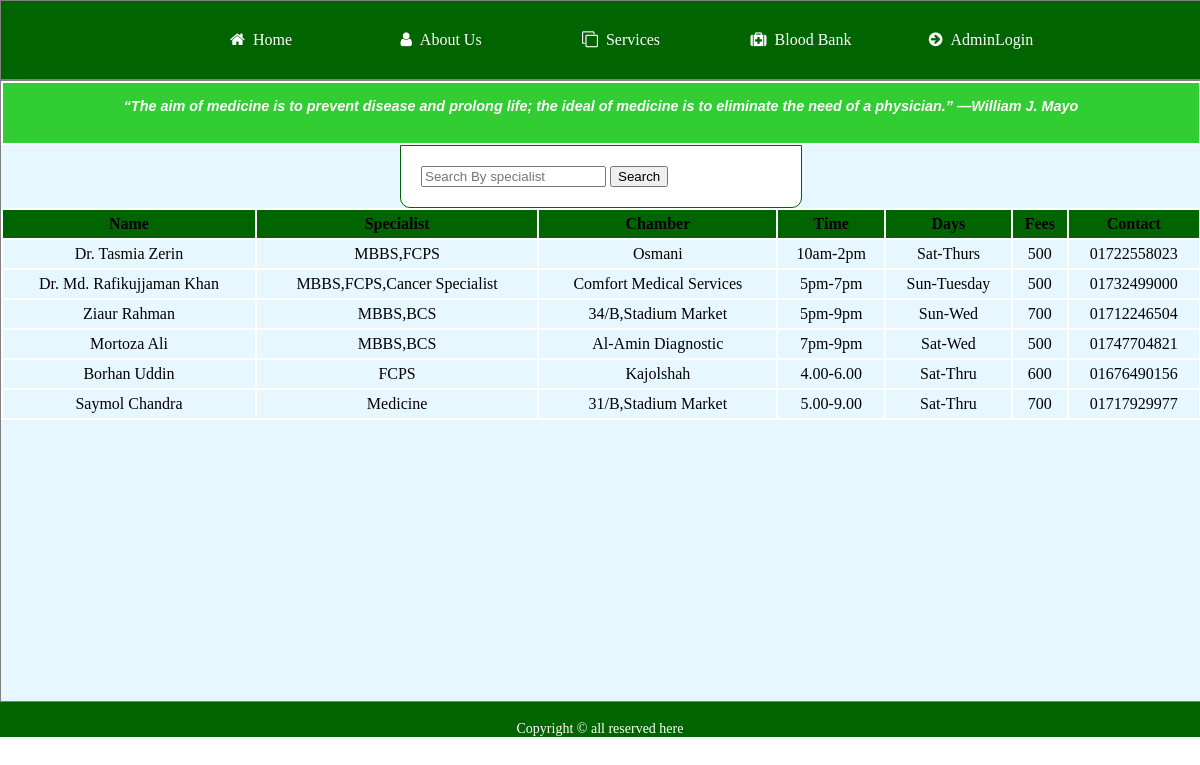
/doctor.php, run on the app's committed database.
### tables this page shows
CREATE TABLE `doctor` (
  `id` int(12) NOT NULL,
  `Name` varchar(255) NOT NULL,
  `Specialist` varchar(255) NOT NULL,
  `Chamber` varchar(255) NOT NULL,
  `Tim` varchar(255) NOT NULL,
  `Days` varchar(255) NOT NULL,
  `Fees` int(12) NOT NULL,
  `Contact` varchar(255) NOT NULL
);

### doctor.php (the view, shortened to what this page needs)
<?php
		include("connect.php");
?>
<!DOCTYPE html>
<html>
	<head>
	<link rel="stylesheet" href="stylesheet.css"/>
	<link rel="stylesheet" href="https://stackpath.bootstrapcdn.com/font-awesome/4.7.0/css/font-awesome.min.css">
	</head>
	<body>
	<php
		<div class="background">
			<div class="menu-bar">
			<ul>
			<li ><a href="index.php"><i class="fa fa-home" aria-hidden="true"></i>Home</a></li>
			<li><a href="about.php"><i class="fa fa-user" aria-hidden="true"></i>About Us</a></li>
			<li><a href="#"><i class="fa fa-clone" aria-hidden="true"></i>Services</a>
			</li>
			<li><a href="bloodbank.php"><i class="fa fa-medkit" aria-hidden="true"></i>Blood Bank</a></li>
			<li><a href="login.php"><i class="fa fa-arrow-circle-right" aria-hidden="true"></i>AdminLogin</a></li>
			</ul>
			</div>
			<div class="aboutusbody">
				<div class="tablediv">
				<table>
					<table>
						<th bgcolor="#32CD32",width="100%" height="50px">
							<h1>“The aim of medicine is to prevent disease and prolong life; the ideal of medicine is to eliminate the need of a physician.”
—William J. Mayo</h1>
						</th>
					</table>
		<form method="post" action="">
			<input type="text" name="search" placeholder="Search By specialist">
			<button>Search</button>
		</form>
		<?php
		if(isset($_REQUEST['search'])){
		$search=trim($_REQUEST['search']);
		$sql= "SELECT * FROM doctor WHERE Specialist LIKE '%$search%'";
	}else
	$sql= "select * from doctor";
	$res=mysqli_query($conn,$sql);
	echo '<table border="1" width="100%" >';
	echo '<tr bgcolor="#006400" color="white">';
		echo '<th>'.'Name'.'</th>';
		echo '<th>'.'Specialist'.'</th>';
		echo '<th>'.'Chamber'.'</th>';
		echo '<th>'.'Time'.'</th>';
		echo '<th>'.'Days'.'</th>';
		echo '<th>'.'Fees'.'</th>';
		echo '<th>'.'Contact'.'</th>';
	echo '</tr>';
	while($arr=mysqli_fetch_array($res))
	{
		echo '<tr>';
		echo '<td>'.$arr['Name'].'</td>';
		echo '<td>'.$arr['Specialist'].'</td>';
		echo '<td>'.$arr['Chamber'].'</td>';
		echo '<td>'.$arr['Tim'].'</td>';
		echo '<td>'.$arr['Days'].'</td>';
		echo '<td>'.$arr['Fees'].'</td>';
		echo '<td>'.$arr['Contact'].'</td>';
		echo '</tr>';
	}
	echo '</table>';
					?>
					</table>
				</div>
			</div>
		<footer class="footer">
			<p align="center">Copyright © all reserved here</p>
		</footer>
	</body>
</html>

### stylesheet.css (style rules this page uses)
html, body { height: 100%; margin: 0; }
.background { height: auto; }
.footer { width: 100%; bottom: 0; background-color:rgb(0,100,00); text-align: center; color: white; font-size: 14px; padding-top: 0px; }
.aboutusbody { display: inline-block; border: 1px solid gray; width: 100%; height: auto; font: left; }
.tablediv { height:auto; width: 100% }
.menu-bar { position: -webkit-sticky; position: sticky; top: 0; width: 100%; height: auto; background: rgb(0,100,00); text-align: center; border: 1px solid gray; }
.menu-bar ul { margin: 0px; display: inline-flex; list-style: none; color: white; }
.menu-bar ul li { width:120px; margin: 15px; padding:15px; }
.menu-bar ul li a { text-decoration: none; color: white; }
.menu-bar .fa { margin-right: 8px; }
.footer { width: 100%; bottom: 0; background-color:rgb(0,100,00); text-align: center; color: white; font-size: 14px; padding-top: 5px; }
form { width: 30%; margin:0px auto; padding: 20px; border: 1px solid rgb(0,100,0); background: white; border-radius: 0px 0px 10px 10px; }
.footer { width: 100%; bottom: 0; background-color: rgb(0,100,00); text-align: center; color: white; font-size: 14px; padding-top: 5px; }
.aboutusbody { display: inline-block; border: 1px solid gray; width: 100%; height: 620px; background-color: #e6f7ff; font: left; }

### doctor.php (style rules this page uses)
h1 { font-family: "Trebuchet MS", Arial, Helvetica, sans-serif; font-style: oblique; color: white; font-size:0.9em ; }
table { border: 2px solid white; border-collapse: collapse; }
th, td { border: 2px solid white; border-collapse: collapse; }
th, td { padding: 5px; top:0; vertical-align:top; text-align: center; }
table { border-spacing: 15px; width:100%; }

### data on the page
doctor: Name "Dr. Tasmia Zerin", Specialist "MBBS,FCPS", Chamber "Osmani", Tim "10am-2pm", Days "Sat-Thurs", Fees "500", Contact "01722558023"
doctor: Name "Dr. Md. Rafikujjaman Khan", Specialist "MBBS,FCPS,Cancer Specialist", Chamber "Comfort Medical Services", Tim "5pm-7pm", Days "Sun-Tuesday", Fees "500", Contact "01732499000"
doctor: Name "Ziaur Rahman", Specialist "MBBS,BCS", Chamber "34/B,Stadium Market", Tim "5pm-9pm", Days "Sun-Wed", Fees "700", Contact "01712246504"
doctor: Name "Mortoza Ali", Specialist "MBBS,BCS", Chamber "Al-Amin Diagnostic", Tim "7pm-9pm", Days "Sat-Wed", Fees "500", Contact "01747704821"
doctor: Name "Borhan Uddin", Specialist "FCPS", Chamber "Kajolshah", Tim "4.00-6.00", Days "Sat-Thru", Fees "600", Contact "01676490156"
doctor: Name "Saymol Chandra", Specialist "Medicine", Chamber "31/B,Stadium Market", Tim "5.00-9.00", Days "Sat-Thru", Fees "700", Contact "01717929977"
